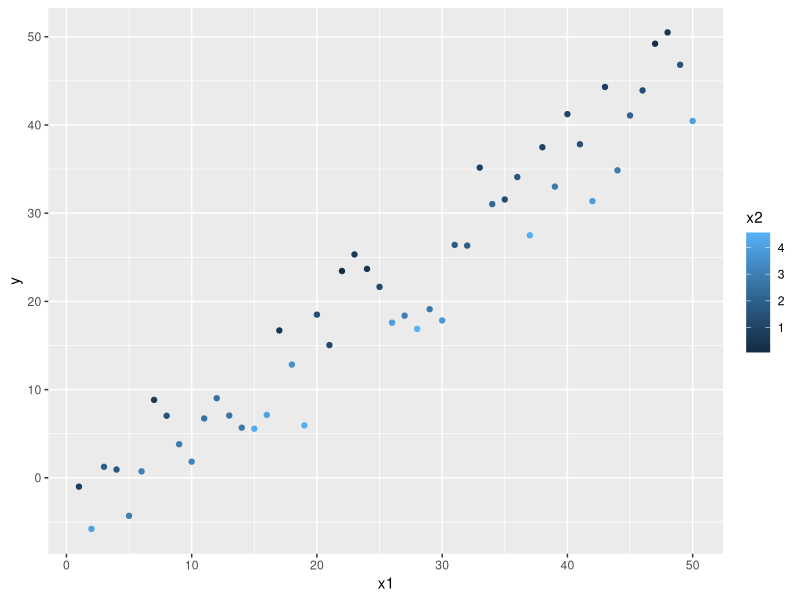

Source code (R): (Note: this script raises an error after producing the figure.)
library(ggplot2)
library(glmmTMB)

set.seed(3)

# A linear function model with normal errors:
N <- 50  
x1 <- 1:N # Define inputs
x2 <- runif(N, 0, 5)
a <- 2; b1 <- 1; b2 <- -3 # Set parameters
y_det <- a + b1*x1 +b2*x2 # Compute signal part of output
y <- rnorm(N, mean = y_det, sd = 2) # Create noise around the signal
data1 <- data.frame(x1=x1, x2=x2, y=y)
ggplot(data1, aes(x1,y, color=x2))+
  geom_point()
write.csv(data1, file = "Simulation/data1.csv")

# An exponential function model with poisson errors:
N <- 50  
x1 <- runif(N, min = 0, max = 5) # Define inputs
k <- 5 # Set parameters
x2 <- sample(c(0,1), N, replace = TRUE) # Define inputs
a <- 3; b1 <- -0.2; b2 <- 0.5  # parameters depend on input
y_det <- exp(a+b1*x1+b2*x2) # Compute signal part of output
y <- rpois(N, lambda = y_det) # Create noise
data2 <- data.frame(x1=x1,y=y,x2=factor(x2))
ggplot(data2, aes(x1,y, color=x2))+
  geom_point() #+ 
  geom_function(fun = function(x) (20)/(1+x), aes(color="0")) +
  geom_function(fun = function(x) (10)/(2+x), aes(color="1"))
  
glm2 <- glm(y~x1+x2, data = data2, family = poisson())  
summary(glm2)

write.csv(data2, file = "Simulation/data2.csv")


# A binary categorical output

N <- 50  
x1 <- runif(N, min = 0, max = 5) # Define inputs
x2 <- sample(c(0,1), N, replace = TRUE) # Define inputs
a <- -5; b1 <- 3; b2 <- -2 # parameters depend on input
y_det <- plogis(a+b1*x1+b2*x2) # Compute signal part of output
y <- rbinom(N, size = 1, prob = y_det) # Create noise
data3 <- data.frame(x1=x1,x2=factor(x2),y=y)
ggplot(data3, aes(x1,y, color=x2))+
  geom_point()+
  geom_line(aes(y=y_det))

write.csv(data3, file = "Simulation/data3.csv")


# lots of variables

N <- 50  
x1 <- runif(N, min = 0, max = 2) # Define inputs
x2 <- runif(N, min = 0, max = 2) # Define inputs
x3 <- runif(N, min = 0, max = 2) # Define inputs
x4 <- runif(N, min = 0, max = 2) # Define inputs
x5 <- runif(N, min = 0, max = 2) # Define inputs
x6 <- runif(N, min = 0, max = 2) # Define inputs

a <- 2; b1 <- 3; b2 <- 1; b3 <- 1.5; b4 <- 2; b5 <- -2; b6 <- 0 # parameters depend on input
y_det <- a+b1*x1+b2*x2+b3*x3+b4*x4+b5*x5+b6*x6 # Compute signal part of output
y <- rnorm(N, mean = y_det, sd=3) # Create noise
data4 <- data.frame(x1=x1, x2=x2, x3=x3,x4=x4,x5=x5,x6=x6,y=y)
ggplot(data4, aes(x1,y))+
  geom_point()
ggplot(data4, aes(x2,y))+
  geom_point()
ggplot(data4, aes(x3,y))+
  geom_point()
ggplot(data4, aes(x4,y))+
  geom_point()
ggplot(data4, aes(x5,y))+
  geom_point()
ggplot(data4, aes(x6,y))+
  geom_point()
lm4 <- lm(y~x1+x2+x3+x4+x5+x6, data=data4)
summary(lm4)

write.csv(data4, file = "Simulation/data4.csv")


# lots of variables, nbinom

N <- 50  
x1 <- runif(N, min = 0, max = 2) # Define inputs
x2 <- runif(N, min = 0, max = 2) # Define inputs
x3 <- runif(N, min = 0, max = 2) # Define inputs
x4 <- runif(N, min = 0, max = 2) # Define inputs
x5 <- runif(N, min = 0, max = 2) # Define inputs
x6 <- runif(N, min = 0, max = 2) # Define inputs

k <- 2 # Set parameters

a <- 2; b1 <- 0.3; b2 <- 1; b3 <- 1.3; b4 <- 2; b5 <- -2; b6 <- 0 # parameters depend on input
y_det <- exp(a+b1*x1+b2*x2+b3*x3+b4*x4+b5*x5+b6*x6) # Compute signal part of output
y <- rnbinom(N, mu = y_det, size = k) # Create noise
data5 <- data.frame(x1=x1, x2=x2, x3=x3,x4=x4,x5=x5,x6=x6,y=y)
ggplot(data5, aes(x1,y))+
  geom_point()
ggplot(data5, aes(x2,y))+
  geom_point()
ggplot(data5, aes(x3,y))+
  geom_point()
ggplot(data5, aes(x4,y))+
  geom_point()
ggplot(data5, aes(x5,y))+
  geom_point()
ggplot(data5, aes(x6,y))+
  geom_point()
glm5 <- glmmTMB(y~x1+x2+x3+x4+x5+x6, data=data5, family = nbinom2)
summary(glm5)

write.csv(data5, file = "Simulation/data5.csv")


# lots of variables, interactions

N <- 50  
x1 <- runif(N, min = 0, max = 2) # Define inputs
x2 <- runif(N, min = 0, max = 2) # Define inputs
x3 <- runif(N, min = 0, max = 2) # Define inputs
x4 <- runif(N, min = 0, max = 2) # Define inputs
x5 <- runif(N, min = 0, max = 2) # Define inputs
x6 <- runif(N, min = 0, max = 2) # Define inputs

a <- 2; b1 <- 3; b2 <- 1; b3 <- 1.5; b4 <- 2; b5 <- -2; b6 <- 0 # parameters depend on input
b12 <- -2; b13 <- 1
y_det <- a+b1*x1+b2*x2+b3*x3+b4*x4+b5*x5+b6*x6+b12*x1*x2+b13*x1*x3 # Compute signal part of output
y <- rnorm(N, mean = y_det, sd=3) # Create noise
data6 <- data.frame(x1=x1, x2=x2, x3=x3,x4=x4,x5=x5,x6=x6,y=y)
ggplot(data6, aes(x1,y))+
  geom_point()
ggplot(data6, aes(x2,y))+
  geom_point()
ggplot(data6, aes(x3,y))+
  geom_point()
ggplot(data6, aes(x4,y))+
  geom_point()
ggplot(data6, aes(x5,y))+
  geom_point()
ggplot(data6, aes(x6,y))+
  geom_point()
lm4 <- lm(y~x1+x2+x3+x4+x5+x6, data=data4)
summary(lm4)

write.csv(data6, file = "Simulation/data6.csv")
